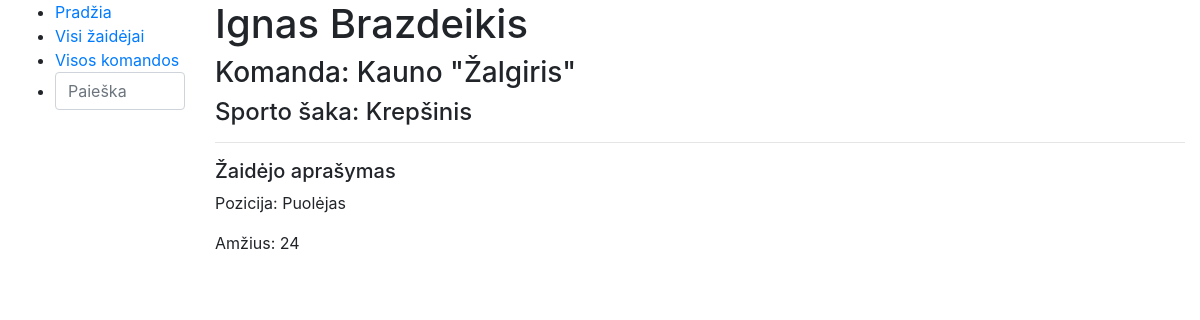
Screenshot of /zaidejai/1 with the database file from the repository.
### komanda/models.py (models this page shows, shortened)
class Zaidejas(models.Model):
    vardas = models.CharField('Žaidėjo vardas', max_length=50)
    pavarde = models.CharField('Žaidėjo pavardė', max_length=50)
    pozicija = models.CharField('Žaidėjo pozicija', max_length=20)
    amzius = models.IntegerField('Žaidėjo amžius')
    komanda = models.ForeignKey('Komanda', on_delete=models.SET_NULL, null=True, related_name='zaidejas_set')

class Komanda(models.Model):
    miestas = models.CharField('Miestas', max_length=50)
    pavadinimas = models.CharField('Komandos pavadinimas', max_length=50)
    ikurimo_data = models.IntegerField('Klubas įkurtas')
    saka = models.CharField('Sporto šaka', max_length=50)

### komanda/views.py (the view)
# urls.py: path('zaidejai/<int:pk>', views.ZaidejasDetailView.as_view(), name='vienas-zaidejas'),
class ZaidejasDetailView(generic.DetailView):
    model = Zaidejas
    context_object_name = 'zaidejas'
    template_name = 'vienas_zaidejas.html'

### komanda/templates/vienas_zaidejas.html
{% extends "base.html" %}
{% block content %}
<h1>{{ zaidejas.vardas }} {{ zaidejas.pavarde }}</h1>
<h3>Komanda: {{ zaidejas.komanda.miestas }} {{ zaidejas.komanda.pavadinimas }}</h3>
<h4>Sporto šaka: {{ zaidejas.komanda.saka }}</h4>
<hr/>
<h5>Žaidėjo aprašymas</h5>
<p>Pozicija: {{ zaidejas.pozicija }}</p>
<p>Amžius: {{ zaidejas.amzius }}</p>
{% endblock %}

### rows the page displays
Zaidejas: vardas "Ignas", pavarde "Brazdeikis", komanda.miestas "Kauno", komanda.pavadinimas "\"Žalgiris\"", komanda.saka "Krepšinis", pozicija "Puolėjas", amzius "24"
